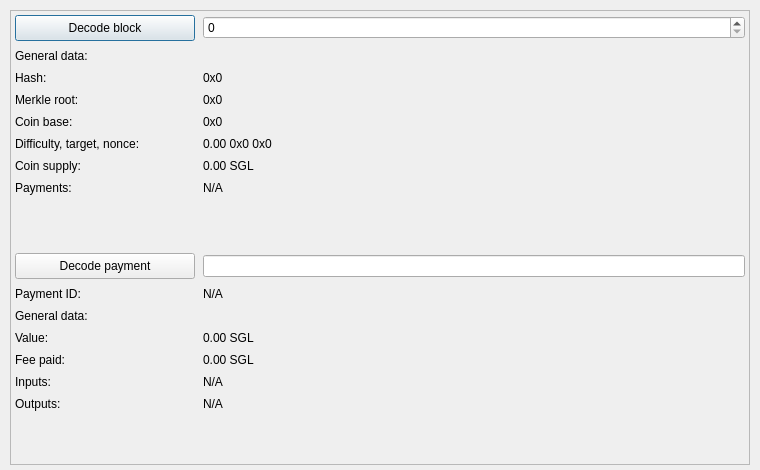
<?xml version="1.0" encoding="UTF-8"?>
<ui version="4.0">
 <class>BlockExplorer</class>
 <widget class="QDialog" name="BlockExplorer">
  <property name="windowModality">
   <enum>Qt::NonModal</enum>
  </property>
  <property name="enabled">
   <bool>true</bool>
  </property>
  <property name="geometry">
   <rect>
    <x>0</x>
    <y>0</y>
    <width>760</width>
    <height>470</height>
   </rect>
  </property>
  <property name="sizePolicy">
   <sizepolicy hsizetype="Fixed" vsizetype="Preferred">
    <horstretch>0</horstretch>
    <verstretch>0</verstretch>
   </sizepolicy>
  </property>
  <property name="minimumSize">
   <size>
    <width>0</width>
    <height>0</height>
   </size>
  </property>
  <property name="acceptDrops">
   <bool>false</bool>
  </property>
  <property name="windowTitle">
   <string>Block Explorer</string>
  </property>
  <layout class="QGridLayout">
   <property name="sizeConstraint">
    <enum>QLayout::SetMaximumSize</enum>
   </property>
   <property name="leftMargin">
    <number>10</number>
   </property>
   <property name="topMargin">
    <number>10</number>
   </property>
   <property name="rightMargin">
    <number>10</number>
   </property>
   <property name="bottomMargin">
    <number>5</number>
   </property>
   <item row="0" column="0">
    <widget class="QScrollArea" name="scrollArea">
     <property name="widgetResizable">
      <bool>true</bool>
     </property>
     <widget class="QWidget" name="blockWidget">
      <property name="geometry">
       <rect>
        <x>0</x>
        <y>0</y>
        <width>736</width>
        <height>451</height>
       </rect>
      </property>
      <layout class="QGridLayout" name="blockGrid">
       <property name="margin">
        <number>4</number>
       </property>
       <property name="spacing">
        <number>8</number>
       </property>
       <item row="1" column="0">
        <widget class="QPushButton" name="blockButton">
         <property name="sizePolicy">
          <sizepolicy hsizetype="Fixed" vsizetype="Fixed">
           <horstretch>0</horstretch>
           <verstretch>0</verstretch>
          </sizepolicy>
         </property>
         <property name="minimumSize">
          <size>
           <width>180</width>
           <height>26</height>
          </size>
         </property>
         <property name="text">
          <string>Decode block</string>
         </property>
        </widget>
       </item>
       <item row="1" column="1">
        <widget class="QSpinBox" name="numberBox">
         <property name="sizePolicy">
          <sizepolicy hsizetype="MinimumExpanding" vsizetype="Fixed">
           <horstretch>0</horstretch>
           <verstretch>0</verstretch>
          </sizepolicy>
         </property>
         <property name="minimumSize">
          <size>
           <width>500</width>
           <height>0</height>
          </size>
         </property>
         <property name="maximum">
          <number>99999999</number>
         </property>
        </widget>
       </item>
       <item row="2" column="0">
        <widget class="QLabel" name="blockTimeText">
         <property name="text">
          <string>General data:</string>
         </property>
        </widget>
       </item>
       <item row="2" column="1">
        <widget class="QLabel" name="blockTimeData">
         <property name="textInteractionFlags">
          <set>Qt::LinksAccessibleByMouse|Qt::TextSelectableByMouse</set>
         </property>
        </widget>
       </item>
       <item row="3" column="0">
        <widget class="QLabel" name="hashText">
         <property name="text">
          <string>Hash:</string>
         </property>
        </widget>
       </item>
       <item row="3" column="1">
        <widget class="QLabel" name="hashData">
         <property name="enabled">
          <bool>true</bool>
         </property>
         <property name="sizePolicy">
          <sizepolicy hsizetype="Preferred" vsizetype="Preferred">
           <horstretch>0</horstretch>
           <verstretch>0</verstretch>
          </sizepolicy>
         </property>
         <property name="text">
          <string>0x0</string>
         </property>
         <property name="textInteractionFlags">
          <set>Qt::LinksAccessibleByMouse|Qt::TextSelectableByMouse</set>
         </property>
        </widget>
       </item>
       <item row="4" column="0">
        <widget class="QLabel" name="merkleText">
         <property name="text">
          <string>Merkle root:</string>
         </property>
        </widget>
       </item>
       <item row="4" column="1">
        <widget class="QLabel" name="merkleData">
         <property name="sizePolicy">
          <sizepolicy hsizetype="Preferred" vsizetype="Preferred">
           <horstretch>0</horstretch>
           <verstretch>0</verstretch>
          </sizepolicy>
         </property>
         <property name="text">
          <string>0x0</string>
         </property>
         <property name="textInteractionFlags">
          <set>Qt::LinksAccessibleByMouse|Qt::TextSelectableByMouse</set>
         </property>
        </widget>
       </item>
       <item row="5" column="0">
        <widget class="QLabel" name="baseText">
         <property name="text">
          <string>Coin base:</string>
         </property>
        </widget>
       </item>
       <item row="5" column="1">
        <widget class="QLabel" name="baseData">
         <property name="sizePolicy">
          <sizepolicy hsizetype="Preferred" vsizetype="Preferred">
           <horstretch>0</horstretch>
           <verstretch>0</verstretch>
          </sizepolicy>
         </property>
         <property name="text">
          <string>0x0</string>
         </property>
         <property name="textInteractionFlags">
          <set>Qt::LinksAccessibleByMouse|Qt::TextSelectableByMouse</set>
         </property>
        </widget>
       </item>
       <item row="6" column="0">
        <widget class="QLabel" name="diffText">
         <property name="text">
          <string>Difficulty, target, nonce:</string>
         </property>
        </widget>
       </item>
       <item row="6" column="1">
        <widget class="QLabel" name="diffData">
         <property name="text">
          <string>0.00 0x0 0x0</string>
         </property>
         <property name="textInteractionFlags">
          <set>Qt::LinksAccessibleByMouse|Qt::TextSelectableByMouse</set>
         </property>
        </widget>
       </item>
       <item row="7" column="0">
        <widget class="QLabel" name="coinSupplyText">
         <property name="text">
          <string>Coin supply:</string>
         </property>
        </widget>
       </item>
       <item row="7" column="1">
        <widget class="QLabel" name="coinSupplyData">
         <property name="text">
          <string>0.00 SGL</string>
         </property>
         <property name="textInteractionFlags">
          <set>Qt::LinksAccessibleByMouse|Qt::TextSelectableByMouse</set>
         </property>
        </widget>
       </item>
       <item row="8" column="0">
        <widget class="QLabel" name="blockTxText">
         <property name="text">
          <string>Payments:</string>
         </property>
         <property name="alignment">
          <set>Qt::AlignLeading|Qt::AlignLeft|Qt::AlignTop</set>
         </property>
        </widget>
       </item>
       <item row="8" column="1">
        <widget class="QLabel" name="blockTxData">
         <property name="text">
          <string>N/A</string>
         </property>
         <property name="textInteractionFlags">
          <set>Qt::LinksAccessibleByMouse|Qt::TextSelectableByMouse</set>
         </property>
        </widget>
       </item>
       <item row="9" column="0">
        <spacer name="verticalSpacerMiddle">
         <property name="orientation">
          <enum>Qt::Vertical</enum>
         </property>
         <property name="sizeHint" stdset="0">
          <size>
           <width>20</width>
           <height>20</height>
          </size>
         </property>
        </spacer>
       </item>
       <item row="10" column="0">
        <widget class="QPushButton" name="txButton">
         <property name="sizePolicy">
          <sizepolicy hsizetype="Fixed" vsizetype="Fixed">
           <horstretch>0</horstretch>
           <verstretch>0</verstretch>
          </sizepolicy>
         </property>
         <property name="minimumSize">
          <size>
           <width>180</width>
           <height>26</height>
          </size>
         </property>
         <property name="text">
          <string>Decode payment</string>
         </property>
        </widget>
       </item>
       <item row="10" column="1">
        <widget class="QLineEdit" name="txLine">
         <property name="sizePolicy">
          <sizepolicy hsizetype="Preferred" vsizetype="Fixed">
           <horstretch>0</horstretch>
           <verstretch>0</verstretch>
          </sizepolicy>
         </property>
         <property name="inputMask">
          <string comment="Payment ID"/>
         </property>
        </widget>
       </item>
       <item row="11" column="0">
        <widget class="QLabel" name="txText">
         <property name="text">
          <string>Payment ID:</string>
         </property>
        </widget>
       </item>
       <item row="11" column="1">
        <widget class="QLabel" name="txData">
         <property name="text">
          <string>N/A</string>
         </property>
         <property name="textInteractionFlags">
          <set>Qt::LinksAccessibleByMouse|Qt::TextSelectableByMouse</set>
         </property>
        </widget>
       </item>
       <item row="12" column="0">
        <widget class="QLabel" name="txTimeText">
         <property name="text">
          <string>General data:</string>
         </property>
        </widget>
       </item>
       <item row="12" column="1">
        <widget class="QLabel" name="txTimeData">
         <property name="text">
          <string/>
         </property>
         <property name="textInteractionFlags">
          <set>Qt::LinksAccessibleByMouse|Qt::TextSelectableByMouse</set>
         </property>
        </widget>
       </item>
       <item row="13" column="0">
        <widget class="QLabel" name="valueText">
         <property name="text">
          <string>Value:</string>
         </property>
        </widget>
       </item>
       <item row="13" column="1">
        <widget class="QLabel" name="valueData">
         <property name="text">
          <string>0.00 SGL</string>
         </property>
         <property name="textInteractionFlags">
          <set>Qt::LinksAccessibleByMouse|Qt::TextSelectableByMouse</set>
         </property>
        </widget>
       </item>
       <item row="14" column="0">
        <widget class="QLabel" name="feeText">
         <property name="text">
          <string>Fee paid:</string>
         </property>
        </widget>
       </item>
       <item row="14" column="1">
        <widget class="QLabel" name="feeData">
         <property name="text">
          <string>0.00 SGL</string>
         </property>
         <property name="textInteractionFlags">
          <set>Qt::LinksAccessibleByMouse|Qt::TextSelectableByMouse</set>
         </property>
        </widget>
       </item>
       <item row="15" column="0">
        <widget class="QLabel" name="inputText">
         <property name="text">
          <string>Inputs:</string>
         </property>
         <property name="alignment">
          <set>Qt::AlignLeading|Qt::AlignLeft|Qt::AlignTop</set>
         </property>
        </widget>
       </item>
       <item row="15" column="1">
        <widget class="QLabel" name="inputData">
         <property name="text">
          <string>N/A</string>
         </property>
         <property name="alignment">
          <set>Qt::AlignLeading|Qt::AlignLeft|Qt::AlignTop</set>
         </property>
         <property name="textInteractionFlags">
          <set>Qt::LinksAccessibleByMouse|Qt::TextSelectableByMouse</set>
         </property>
        </widget>
       </item>
       <item row="16" column="0">
        <widget class="QLabel" name="outputText">
         <property name="text">
          <string>Outputs:</string>
         </property>
         <property name="alignment">
          <set>Qt::AlignLeading|Qt::AlignLeft|Qt::AlignTop</set>
         </property>
        </widget>
       </item>
       <item row="16" column="1">
        <widget class="QLabel" name="outputData">
         <property name="text">
          <string>N/A</string>
         </property>
         <property name="alignment">
          <set>Qt::AlignLeading|Qt::AlignLeft|Qt::AlignTop</set>
         </property>
         <property name="textInteractionFlags">
          <set>Qt::LinksAccessibleByMouse|Qt::TextSelectableByMouse</set>
         </property>
        </widget>
       </item>
       <item row="17" column="0">
        <spacer name="verticalSpacerBottom">
         <property name="orientation">
          <enum>Qt::Vertical</enum>
         </property>
         <property name="sizeHint" stdset="0">
          <size>
           <width>20</width>
           <height>40</height>
          </size>
         </property>
        </spacer>
       </item>
      </layout>
     </widget>
    </widget>
   </item>
  </layout>
 </widget>
 <resources/>
 <connections/>
</ui>
